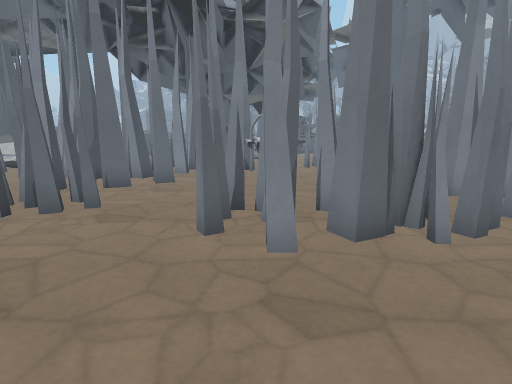
view 1 (above)

23 first-person views from a walk through a 3-D level made in the Godot game engine. The camera is 1.4 m above the floor, tilts 10° down and sees 80° across. The floor is counted in squares, 1 m on a side. Each view is taken from the middle of a square. On the plan, view 1 faces up. The plan holds only what a view shows up to about 14 squares ahead; the rest is blank. The place goes on beyond the plan. Door leaves are left out where a doorway can be walked through. Surface patterns are stand-ins for the level's own textures.

view 2
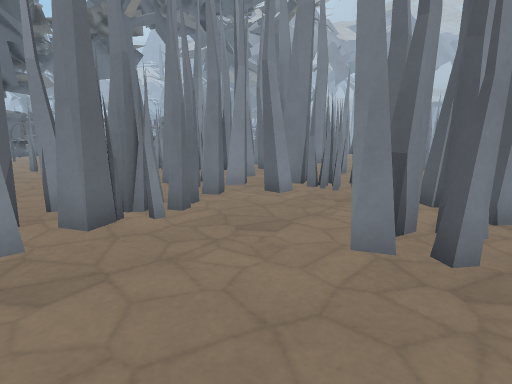

view 3
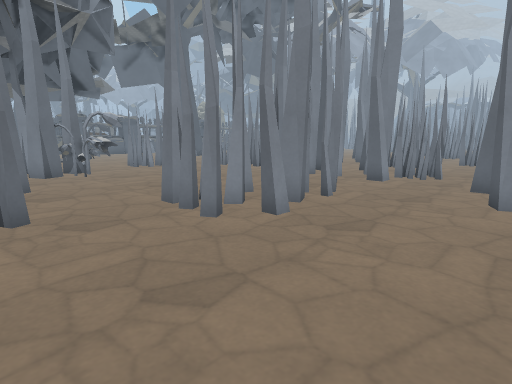

view 4
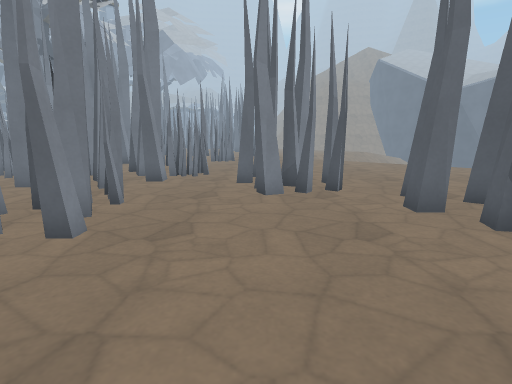

view 5
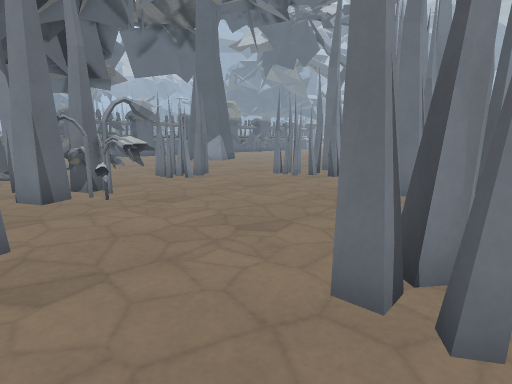

view 6
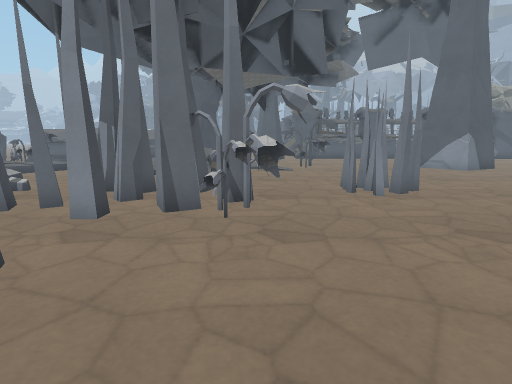

view 7
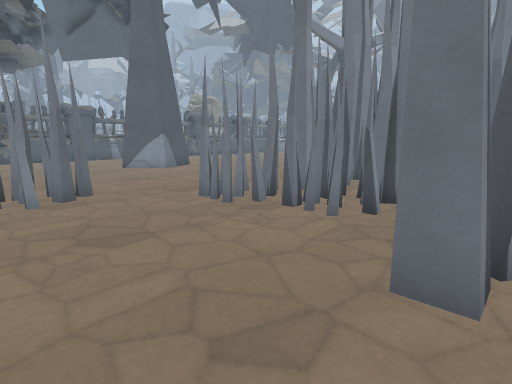

view 8
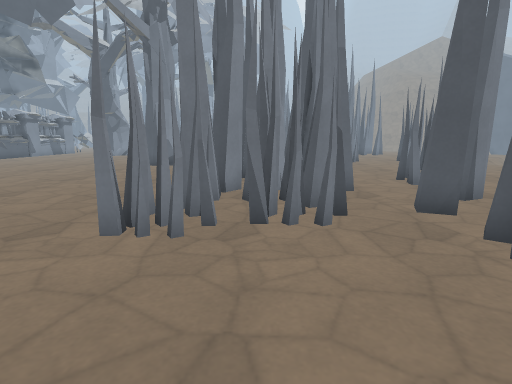

view 9
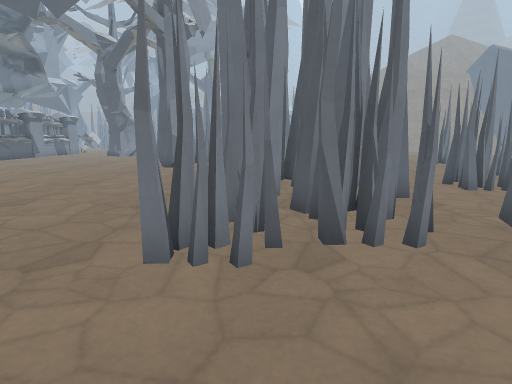

view 10
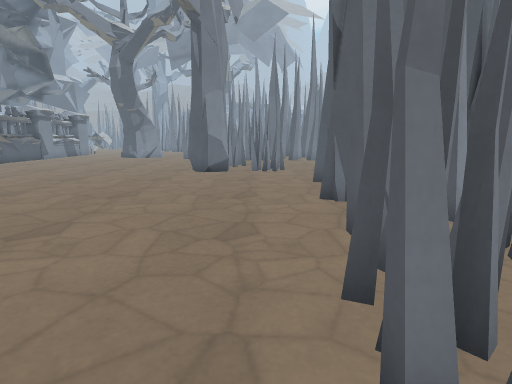

view 11
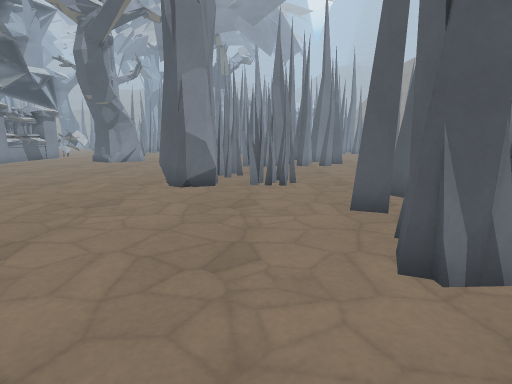

view 12
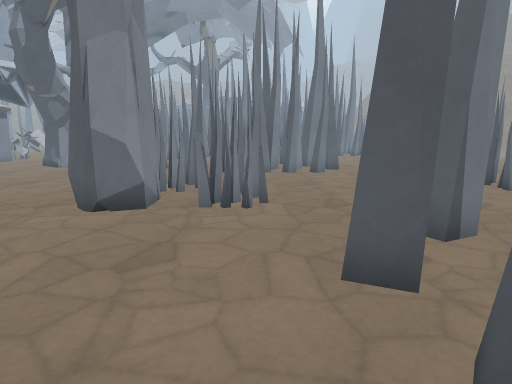

view 13
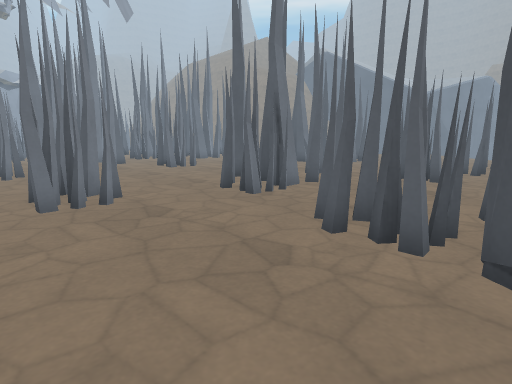

view 14
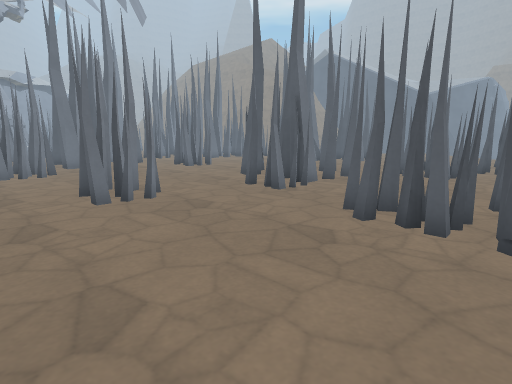

view 15
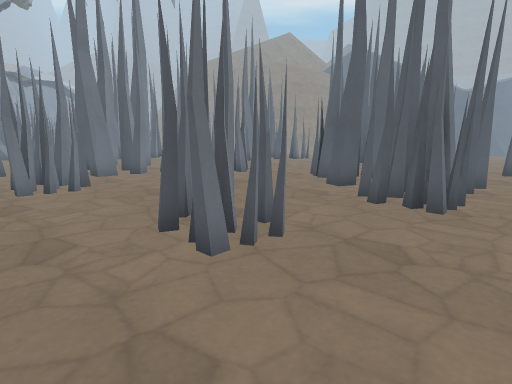

view 16
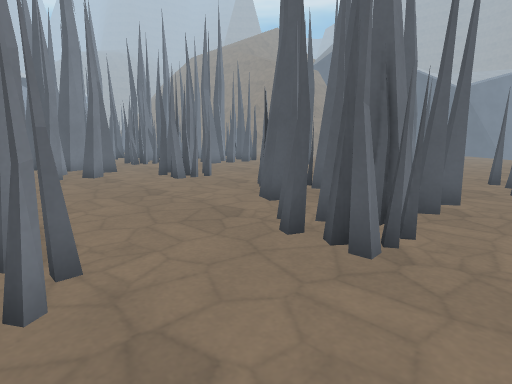

view 17
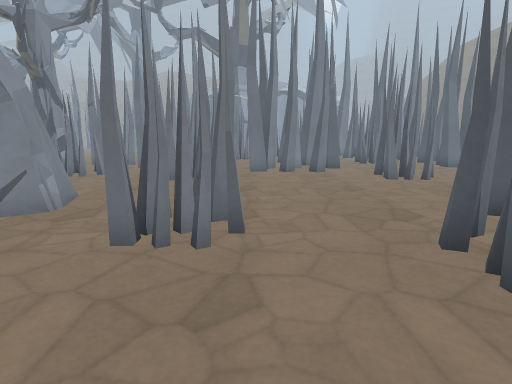

view 18
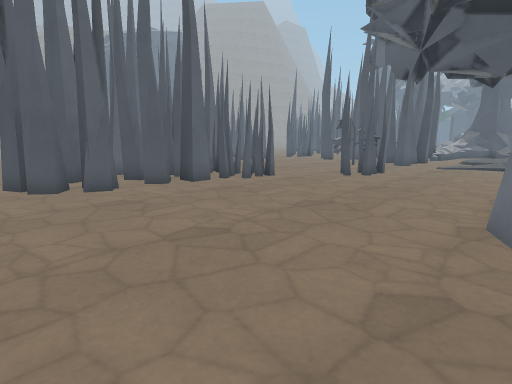

view 19
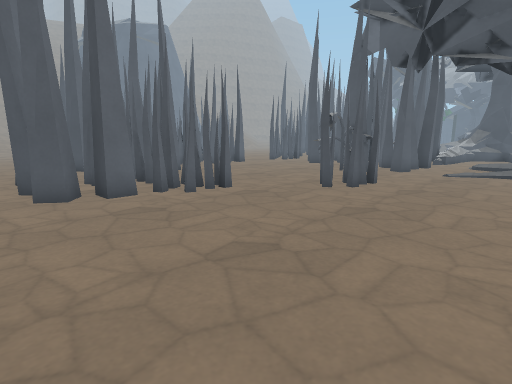

view 20
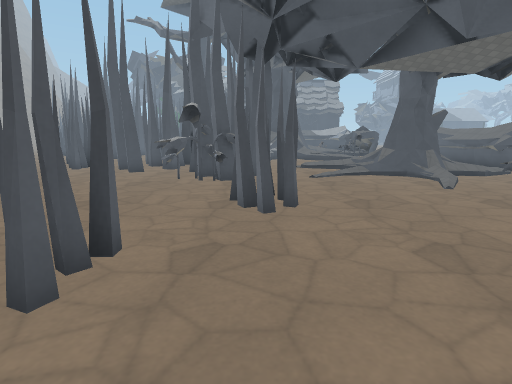

view 21
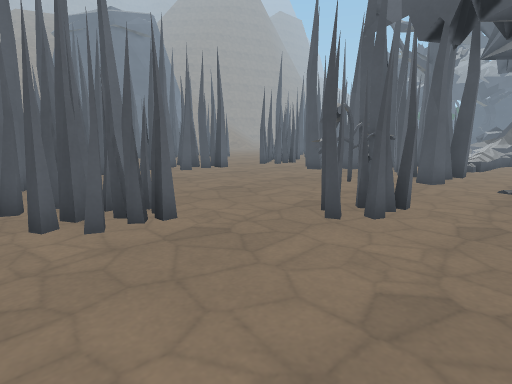

view 22
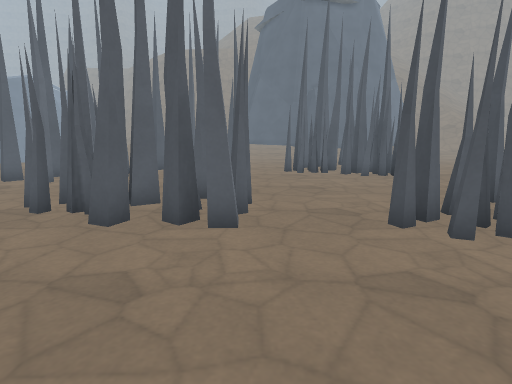

view 23
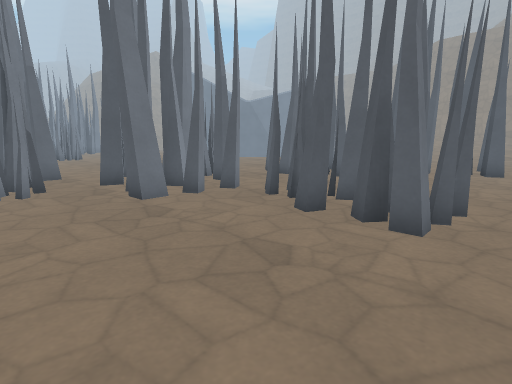

### Floor plan
Key: @ floor where view 1 was taken; # wall or solid block; x gap in a wall; . floor; = window, fence, low wall or low ledge; T thing the floor can be seen under or through; O other object.
Columns run from 4 left of view 1 to 40 right of it. Each row starts with its distance up from view 1.
 21   ## .#   .. ###................##....
 20   #..........# .....................###
 19 O O...........................##....###
 18 ... ..........................###....##..
 17 ......................##...............####
 16 #......##.............####.............####
 15 #### ..##.............#####..##........######
 14 ###TT=.=..............###....##........####
 13 ###TTT....####........###....####.......#
 12 ...TT.....########.#.........#####..####.
 11 #..........#########.........######.####
 10 ##.........###########  .....######.....
  9 # ..........TTT##    .. ..##....    ....
  8 .........##.T T..    .....###.
  7 #........##TT=......   ... ##.
  6 #..TTTT..##TTTx###...   #####=
  5 #..TTTT#x####..###...    ## ..
  4 ...TTTT#..####....  .       ..
  3 ...........###.... ##       ...
  2 ...............  .           ..
  1 ........####.                ..
  0 ....@...####
 -1 # ......####.
 -2 ##............
 -3 ##..####......
 -4    .#  #.......
 -5     #   .......
 -6           ..

Positions as (right, up) in squares from view 1, and headings:
1: (0, 0), facing up
2: (0, -1), facing up-right
3: (-4, 0), facing up-right
4: (-4, 1), facing right
5: (-3, 5), facing up-right
6: (0, 7), facing up
7: (2, 7), facing up-right
8: (2, 11), facing right
9: (3, 12), facing right
10: (5, 14), facing right
11: (9, 14), facing right
12: (12, 13), facing right
13: (19, 20), facing down-right
14: (19, 21), facing down-right
15: (23, 21), facing down-right
16: (23, 18), facing down-right
17: (22, 17), facing right
18: (15, 21), facing down-left
19: (12, 20), facing down-left
20: (10, 15), facing left
21: (9, 18), facing down-left
22: (-1, 11), facing down
23: (-2, 11), facing down-right
